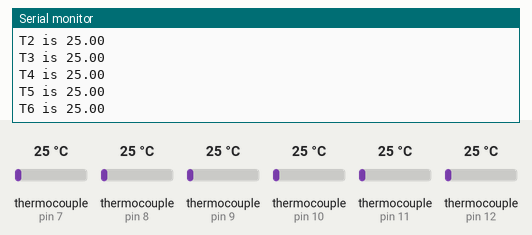
Recording of a sketch running on a simulated Arduino Uno, built with avr-gcc and run on an emulated ATmega328P. Parts: the last lines printed to the serial monitor. The test bench sets the inputs (shaded band); at power-on: thermocouple (sensors on pin 7, pin 8, pin 9, pin 10, pin 11, pin 12) 25 °C.

Above: at 1.8 s.
1.9 s: thermocouple (sensor on pin 7) set to 6 °C
3.4 s: thermocouple (sensor on pin 8) set to 6 °C
4.9 s: thermocouple (sensor on pin 9) set to 6 °C
6.4 s: thermocouple (sensor on pin 10) set to 6 °C
At 7.7 s:
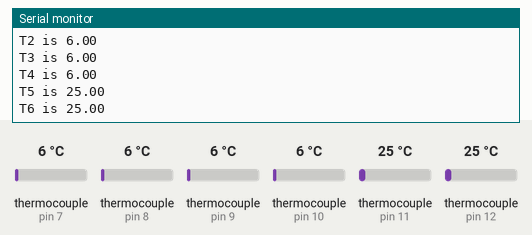
7.9 s: thermocouple (sensor on pin 11) set to 6 °C
At 8.8 s:
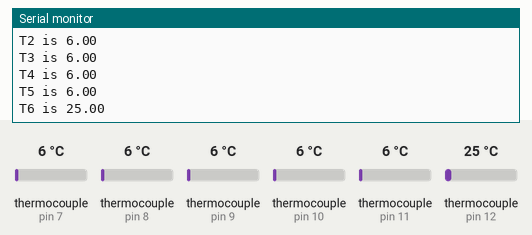
9.4 s: thermocouple (sensor on pin 12) set to 6 °C
At 10.9 s:
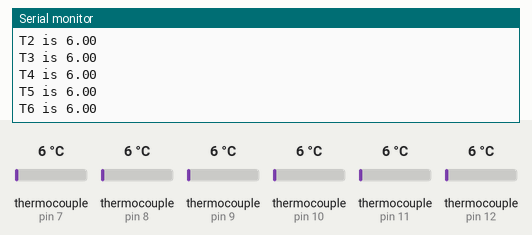
Timing chart, 0 to 11.9 s (numbered marks = the images above; inputs shaded):
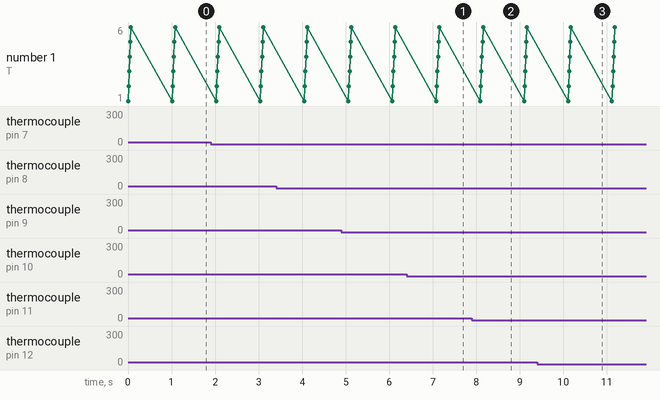

Measured:
- after the input at 6.4 s, the serial monitor: prints a new line after 0.72 s (image 1)
- after the input at 7.9 s, the serial monitor: prints a new line after 0.24 s (image 2)
- after the input at 9.4 s, the serial monitor: prints a new line after 0.77 s (image 3)

The sketch:

Arduino_6TC_Interface.ino
```cpp
#include <max6675.h>

int sck = 2;
int so = 3;
int cs1 = 7;
int cs2 = 8;
int cs3 = 9;
int cs4 = 10;
int cs5 = 11;
int cs6 = 12;

MAX6675 senso1(sck, cs1, so);
MAX6675 senso2(sck, cs2, so);
MAX6675 senso3(sck, cs3, so);
MAX6675 senso4(sck, cs4, so);
MAX6675 senso5(sck, cs5, so);
MAX6675 senso6(sck, cs6, so);


void setup() {
  Serial.begin(9600);
}

void loop() {
  Serial.print("T1 is ");
  Serial.println(senso1.readCelsius());
  Serial.print("T2 is ");
  Serial.println(senso2.readCelsius());
  Serial.print("T3 is ");
  Serial.println(senso3.readCelsius());
  Serial.print("T4 is ");
  Serial.println(senso4.readCelsius());
  Serial.print("T5 is ");
  Serial.println(senso5.readCelsius());
  Serial.print("T6 is ");
  Serial.println(senso6.readCelsius());
  delay(1000);


}
```
